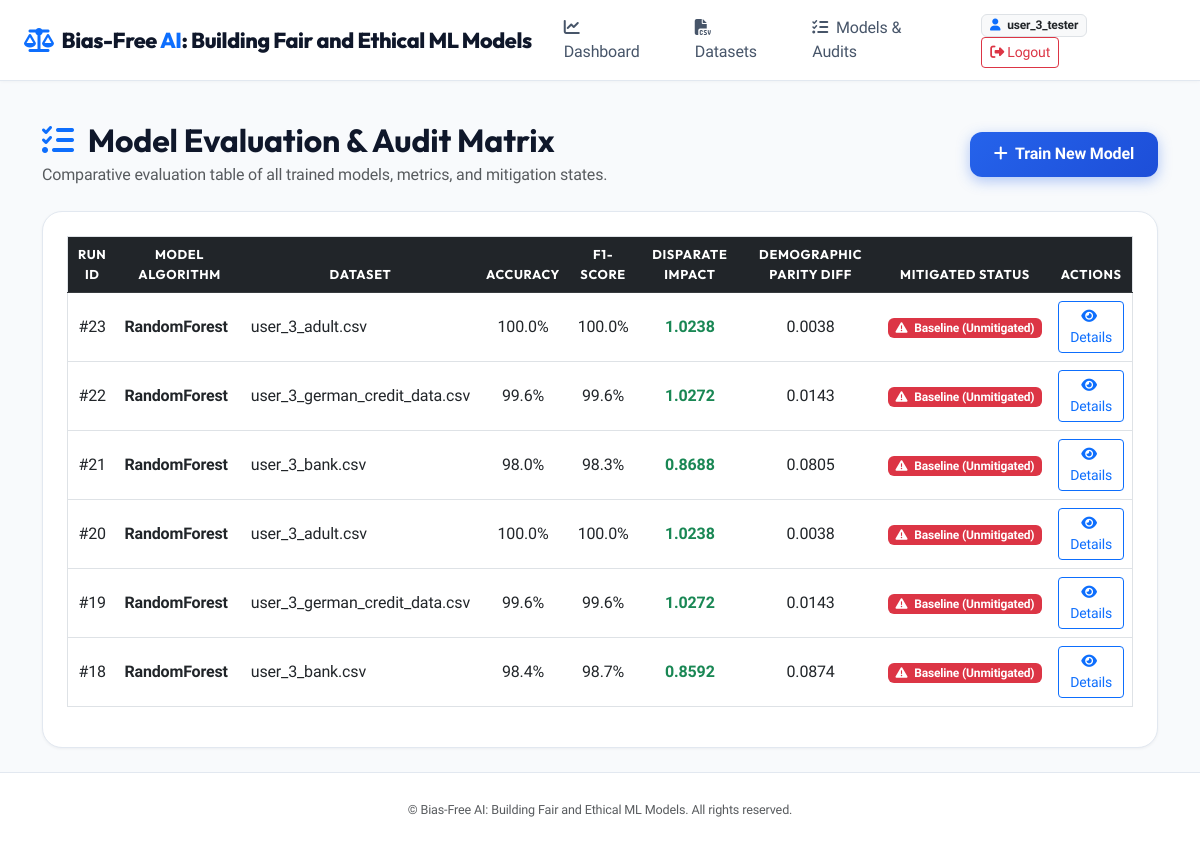
The page /evaluation (signed in) on the database as committed earlier.
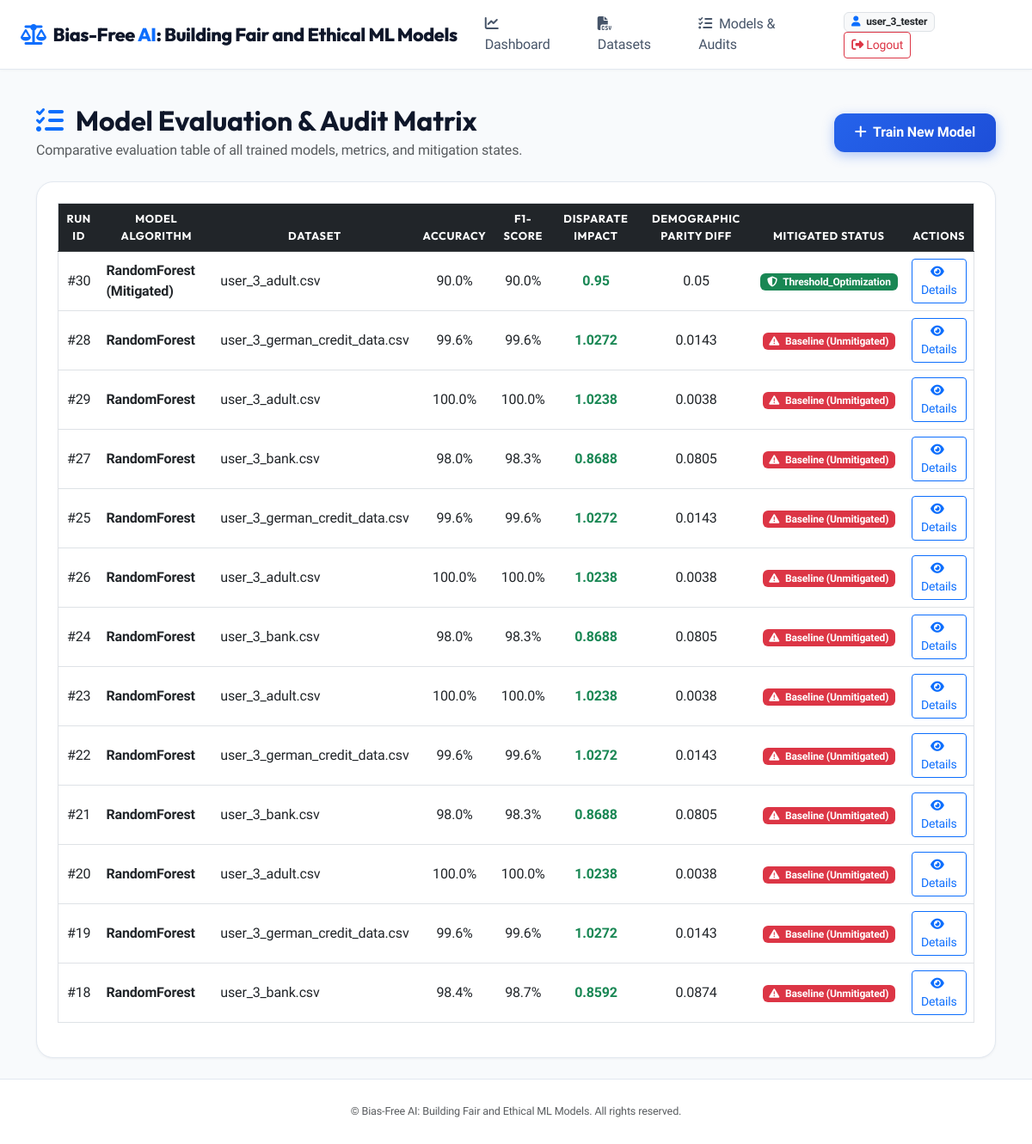
The same page on the database as committed later.
### tables this page shows
CREATE TABLE model_runs (
    id INTEGER PRIMARY KEY AUTOINCREMENT,
    user_id INTEGER NOT NULL,
    dataset_id INTEGER NOT NULL,
    model_name VARCHAR(100) NOT NULL,
    accuracy REAL NOT NULL,
    precision_score REAL NOT NULL,
    recall_score REAL NOT NULL,
    f1_score REAL NOT NULL,
    disparate_impact REAL NOT NULL,
    demographic_parity_diff REAL NOT NULL,
    equalized_odds_diff REAL NOT NULL,
    equal_opportunity_diff REAL NOT NULL,
    is_mitigated BOOLEAN DEFAULT 0,
    mitigation_method VARCHAR(100) DEFAULT 'None',
    confusion_matrix_json TEXT NOT NULL,
    fairness_status VARCHAR(50) DEFAULT 'Unchecked',
    created_at TIMESTAMP DEFAULT CURRENT_TIMESTAMP, group_metrics_json TEXT DEFAULT NULL,
    FOREIGN KEY (user_id) REFERENCES users(id) ON DELETE CASCADE,
    FOREIGN KEY (dataset_id) REFERENCES datasets(id) ON DELETE CASCADE
);

CREATE TABLE datasets (
    id INTEGER PRIMARY KEY AUTOINCREMENT,
    user_id INTEGER NOT NULL,
    filename VARCHAR(255) NOT NULL,
    filepath VARCHAR(255) NOT NULL,
    row_count INTEGER DEFAULT 0,
    column_count INTEGER DEFAULT 0,
    target_column VARCHAR(100),
    sensitive_column VARCHAR(100),
    privileged_group VARCHAR(100),
    unprivileged_group VARCHAR(100),
    uploaded_at TIMESTAMP DEFAULT CURRENT_TIMESTAMP, csv_content TEXT,
    FOREIGN KEY (user_id) REFERENCES users(id) ON DELETE CASCADE
);

### app.py (the view)
@app.route('/evaluation')
@login_required
def evaluation_page():
    conn = get_db_connection()
    cursor = conn.cursor()
    cursor.execute(
        """SELECT m.*, d.filename FROM model_runs m
           JOIN datasets d ON m.dataset_id = d.id
           WHERE m.user_id = ? ORDER BY m.created_at DESC""",
        (session['user_id'],)
    )
    model_runs = [dict(r) for r in cursor.fetchall()]
    conn.close()
    return render_template('evaluation.html', model_runs=model_runs)

### app.py (called while the page is built)
def login_required(f):
    from functools import wraps
    @wraps(f)
    def decorated_function(*args, **kwargs):
        if 'user_id' not in session:
            flash('Please log in to access this page.', 'warning')
            return redirect(url_for('login_page'))
        return f(*args, **kwargs)
    return decorated_function

### models/auth.py (called while the page is built)
def get_db_connection():
    db_url = os.environ.get('DATABASE_URL')
    if db_url and HAS_PSYCOPG2:
        conn = psycopg2.connect(db_url)
        return Psycopg2ConnectionWrapper(conn)
    conn = sqlite3.connect(Config.DATABASE_PATH, timeout=30.0)
    conn.row_factory = sqlite3.Row
    return conn

### templates/evaluation.html (shortened to what this page needs)
{% extends "base.html" %}
{% block content %}
<div class="container py-4">
    <div class="d-flex justify-content-between align-items-center mb-4">
        <div>
            <h2 class="fw-bold mb-1"><i class="fa-solid fa-list-check text-primary me-2"></i> Model Evaluation & Audit Matrix</h2>
            <p class="text-muted mb-0">Comparative evaluation table of all trained models, metrics, and mitigation states.</p>
        </div>
        <a href="{{ url_for('upload_page') }}" class="btn btn-primary-custom"><i class="fa-solid fa-plus me-1"></i> Train New Model</a>
    </div>
    <div class="card card-custom p-4">
        {% if model_runs %}
            <div class="table-responsive">
                <table class="table table-hover align-middle border">
                    <thead class="table-dark text-center">
                        <tr>
                            <th>Run ID</th>
                            <th>Model Algorithm</th>
                            <th>Dataset</th>
                            <th>Accuracy</th>
                            <th>F1-Score</th>
                            <th>Disparate Impact</th>
                            <th>Demographic Parity Diff</th>
                            <th>Mitigated Status</th>
                            <th>Actions</th>
                        </tr>
                    </thead>
                    <tbody class="text-center">
                        {% for run in model_runs %}
                        <tr>
                            <td>#{{ run.id }}</td>
                            <td class="fw-bold text-start">{{ run.model_name }}</td>
                            <td class="text-start">{{ run.filename }}</td>
                            <td>{{ (run.accuracy * 100)|round(1) }}%</td>
                            <td>{{ (run.f1_score * 100)|round(1) }}%</td>
                            <td class="fw-bold {{ 'text-danger' if run.disparate_impact < 0.8 else 'text-success' }}">{{ run.disparate_impact }}</td>
                            <td>{{ run.demographic_parity_diff }}</td>
                            <td>
                                {% if run.is_mitigated %}
                                    <span class="badge bg-success"><i class="fa-solid fa-shield-halved me-1"></i> {{ run.mitigation_method }}</span>
                                {% else %}
                                    <span class="badge bg-danger"><i class="fa-solid fa-triangle-exclamation me-1"></i> Baseline (Unmitigated)</span>
                                {% endif %}
                            </td>
                            <td>
                                <a href="{{ url_for('bias_detection_page', model_run_id=run.id) }}" class="btn btn-sm btn-outline-primary"><i class="fa-solid fa-eye me-1"></i> Details</a>
                            </td>
                        </tr>
                        {% endfor %}
                    </tbody>
                </table>
            </div>
        {% else %}
            <div class="text-center py-5 text-muted">
                <i class="fa-solid fa-list-check fa-3x mb-3"></i>
                <p>No model runs available for evaluation.</p>
            </div>
        {% endif %}
    </div>
</div>
{% endblock %}

Rows that differ between the two databases and show on the page:
added model_runs: id "30", model_name "RandomForest (Mitigated)", filename "user_3_adult.csv", (run.accuracy*100)|round(1) "90.0", (run.f1_score*100)|round(1) "90.0", disparate_impact "0.95", demographic_parity_diff "0.05", mitigation_method "Threshold_Optimization"
added model_runs: id "28", model_name "RandomForest", filename "user_3_german_credit_data.csv", (run.accuracy*100)|round(1) "99.6", (run.f1_score*100)|round(1) "99.6", disparate_impact "1.0272", demographic_parity_diff "0.0143", is_mitigated False (drawn)
added model_runs: id "29", model_name "RandomForest", filename "user_3_adult.csv", (run.accuracy*100)|round(1) "100.0", (run.f1_score*100)|round(1) "100.0", disparate_impact "1.0238", demographic_parity_diff "0.0038", is_mitigated False (drawn)
added model_runs: id "27", model_name "RandomForest", filename "user_3_bank.csv", (run.accuracy*100)|round(1) "98.0", (run.f1_score*100)|round(1) "98.3", disparate_impact "0.8688", demographic_parity_diff "0.0805", is_mitigated False (drawn)
added model_runs: id "25", model_name "RandomForest", filename "user_3_german_credit_data.csv", (run.accuracy*100)|round(1) "99.6", (run.f1_score*100)|round(1) "99.6", disparate_impact "1.0272", demographic_parity_diff "0.0143", is_mitigated False (drawn)
added model_runs: id "26", model_name "RandomForest", filename "user_3_adult.csv", (run.accuracy*100)|round(1) "100.0", (run.f1_score*100)|round(1) "100.0", disparate_impact "1.0238", demographic_parity_diff "0.0038", is_mitigated False (drawn)
added model_runs: id "24", model_name "RandomForest", filename "user_3_bank.csv", (run.accuracy*100)|round(1) "98.0", (run.f1_score*100)|round(1) "98.3", disparate_impact "0.8688", demographic_parity_diff "0.0805", is_mitigated False (drawn)
